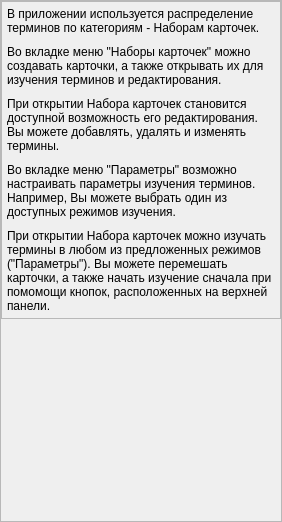
                         <widget class="QWidget" name="scrollAreaHelp">
                          <property name="geometry">
                           <rect>
                            <x>0</x>
                            <y>0</y>
                            <width>282</width>
                            <height>522</height>
                           </rect>
                          </property>
                          <layout class="QVBoxLayout" name="verticalLayout_75">
                           <property name="spacing">
                            <number>0</number>
                           </property>
                           <property name="leftMargin">
                            <number>0</number>
                           </property>
                           <property name="topMargin">
                            <number>0</number>
                           </property>
                           <property name="rightMargin">
                            <number>0</number>
                           </property>
                           <property name="bottomMargin">
                            <number>0</number>
                           </property>
                           <item>
                            <widget class="QFrame" name="frameHelpPage">
                             <property name="sizePolicy">
                              <sizepolicy hsizetype="Preferred" vsizetype="Expanding">
                               <horstretch>0</horstretch>
                               <verstretch>0</verstretch>
                              </sizepolicy>
                             </property>
                             <property name="frameShape">
                              <enum>QFrame::StyledPanel</enum>
                             </property>
                             <property name="frameShadow">
                              <enum>QFrame::Raised</enum>
                             </property>
                             <layout class="QVBoxLayout" name="verticalLayout_76">
                              <property name="spacing">
                               <number>0</number>
                              </property>
                              <property name="leftMargin">
                               <number>0</number>
                              </property>
                              <property name="topMargin">
                               <number>0</number>
                              </property>
                              <property name="rightMargin">
                               <number>0</number>
                              </property>
                              <property name="bottomMargin">
                               <number>0</number>
                              </property>
                              <item alignment="Qt::AlignTop">
                               <widget class="QFrame" name="frameContentHelp">
                                <property name="sizePolicy">
                                 <sizepolicy hsizetype="Preferred" vsizetype="Preferred">
                                  <horstretch>0</horstretch>
                                  <verstretch>0</verstretch>
                                 </sizepolicy>
                                </property>
                                <property name="minimumSize">
                                 <size>
                                  <width>0</width>
                                  <height>0</height>
                                 </size>
                                </property>
                                <property name="frameShape">
                                 <enum>QFrame::StyledPanel</enum>
                                </property>
                                <property name="frameShadow">
                                 <enum>QFrame::Raised</enum>
                                </property>
                                <layout class="QVBoxLayout" name="verticalLayout_77">
                                 <property name="spacing">
                                  <number>10</number>
                                 </property>
                                 <property name="leftMargin">
                                  <number>5</number>
                                 </property>
                                 <property name="topMargin">
                                  <number>5</number>
                                 </property>
                                 <property name="rightMargin">
                                  <number>5</number>
                                 </property>
                                 <property name="bottomMargin">
                                  <number>5</number>
                                 </property>
                                 <item alignment="Qt::AlignTop">
                                  <widget class="QLabel" name="label_11">
                                   <property name="text">
                                    <string>В приложении используется распределение терминов по категориям - Наборам карточек.</string>
                                   </property>
                                   <property name="wordWrap">
                                    <bool>true</bool>
                                   </property>
                                  </widget>
                                 </item>
                                 <item alignment="Qt::AlignTop">
                                  <widget class="QLabel" name="label_16">
                                   <property name="text">
                                    <string>Во вкладке меню &quot;Наборы карточек&quot; можно создавать карточки, а также открывать их для изучения терминов и редактирования.</string>
                                   </property>
                                   <property name="wordWrap">
                                    <bool>true</bool>
                                   </property>
                                  </widget>
                                 </item>
                                 <item alignment="Qt::AlignTop">
                                  <widget class="QLabel" name="label_17">
                                   <property name="text">
                                    <string>При открытии Набора карточек становится доступной возможность его редактирования. Вы можете добавлять, удалять и изменять термины.</string>
                                   </property>
                                   <property name="wordWrap">
                                    <bool>true</bool>
                                   </property>
                                  </widget>
                                 </item>
                                 <item alignment="Qt::AlignTop">
                                  <widget class="QLabel" name="label_18">
                                   <property name="text">
                                    <string>Во вкладке меню &quot;Параметры&quot; возможно настраивать параметры изучения терминов. Например, Вы можете выбрать один из доступных режимов изучения.</string>
                                   </property>
                                   <property name="wordWrap">
                                    <bool>true</bool>
                                   </property>
                                  </widget>
                                 </item>
                                 <item alignment="Qt::AlignTop">
                                  <widget class="QLabel" name="label_19">
                                   <property name="text">
                                    <string>При открытии Набора карточек можно изучать термины в любом из предложенных режимов (&quot;Параметры&quot;). Вы можете перемешать карточки, а также начать изучение сначала при помомощи кнопок, расположенных на верхней панели.</string>
                                   </property>
                                   <property name="wordWrap">
                                    <bool>true</bool>
                                   </property>
                                  </widget>
                                 </item>
                                </layout>
                               </widget>
                              </item>
                             </layout>
                            </widget>
                           </item>
                          </layout>
                         </widget>
